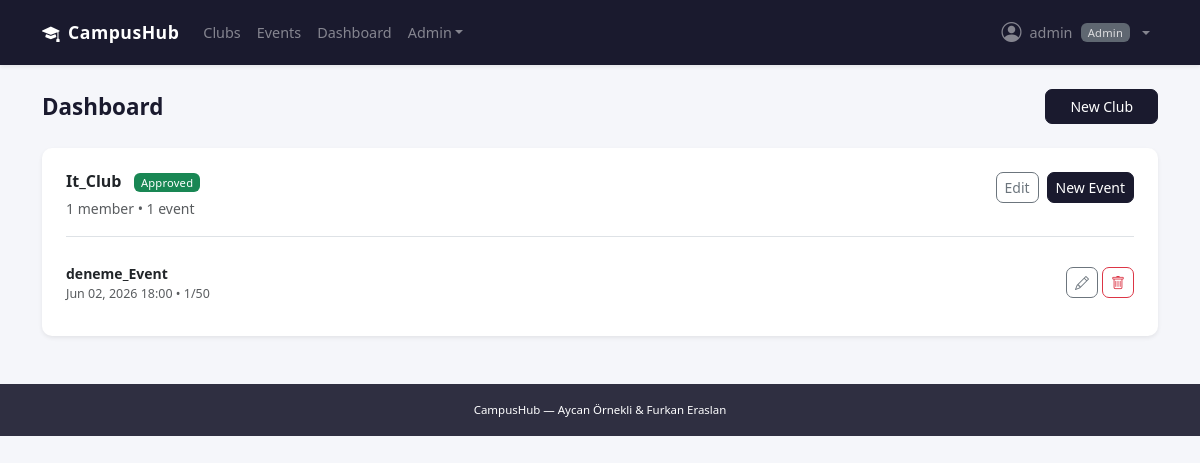
The app's page /clubs/dashboard/ (signed in) with its own data.
### users/models.py (models this page shows, shortened)
class CustomUser(AbstractUser):
    ROLE_CHOICES = [
        ('student', 'Student'),
        ('club_manager', 'Club Manager'),
        ('admin', 'Admin'),
    ]
    role = models.CharField(max_length=20, choices=ROLE_CHOICES, default='student')
    bio = models.TextField(blank=True)
    profile_picture = models.ImageField(upload_to='profile_pics/', blank=True, null=True)
    student_id = models.CharField(max_length=20, blank=True)
    def is_club_manager(self):
        return self.role == 'club_manager'
    def is_admin(self):
        return self.role == 'admin' or self.is_superuser

### clubs/models.py (models this page shows, shortened)
class Club(models.Model):
    STATUS_CHOICES = [
        ('pending', 'Pending Approval'),
        ('approved', 'Approved'),
        ('rejected', 'Rejected'),
    ]
    name = models.CharField(max_length=200, unique=True)
    description = models.TextField()
    logo = models.ImageField(upload_to='club_logos/', blank=True, null=True)
    manager = models.ForeignKey(
        settings.AUTH_USER_MODEL,
        on_delete=models.CASCADE,
        related_name='managed_clubs'
    )
    members = models.ManyToManyField(
        settings.AUTH_USER_MODEL,
        related_name='joined_clubs',
        blank=True
    )
    status = models.CharField(max_length=20, choices=STATUS_CHOICES, default='pending')
    created_at = models.DateTimeField(auto_now_add=True)
    updated_at = models.DateTimeField(auto_now=True)
    class Meta:
        ordering = ['-created_at']
    def member_count(self):
        return self.members.count()

### events/models.py (models this page shows, shortened)
class Event(models.Model):
    title = models.CharField(max_length=200)
    description = models.TextField()
    club = models.ForeignKey(Club, on_delete=models.CASCADE, related_name='events')
    created_by = models.ForeignKey(
        settings.AUTH_USER_MODEL,
        on_delete=models.CASCADE,
        related_name='created_events'
    )
    location = models.CharField(max_length=300)
    date = models.DateTimeField()
    max_participants = models.PositiveIntegerField(default=50)
    created_at = models.DateTimeField(auto_now_add=True)
    updated_at = models.DateTimeField(auto_now=True)
    class Meta:
        ordering = ['date']
    def participant_count(self):
        return self.registrations.count()

### clubs/views.py (the view)
# urls.py: path('dashboard/', views.manager_dashboard, name='manager_dashboard'),
@login_required
def manager_dashboard(request):
    if not (request.user.is_club_manager() or request.user.is_admin()):
        return HttpResponseForbidden("Access denied.")
    if request.user.is_admin():
        clubs = Club.objects.all()
    else:
        clubs = Club.objects.filter(manager=request.user)
    return render(request, 'clubs/manager_dashboard.html', {'clubs': clubs})

### templates/clubs/manager_dashboard.html (shortened to what this page needs)
{% extends 'base.html' %}
{% block content %}
<div class="d-flex justify-content-between align-items-center mb-4">
  <span class="page-title">Dashboard</span>
  <a href="{% url 'club_create' %}" class="btn btn-primary px-4">New Club</a>
</div>
{% for club in clubs %}
<div class="card shadow-sm border-0 mb-4">
  <div class="card-body p-4">
    <div class="d-flex justify-content-between align-items-start mb-3">
      <div>
        <h6 class="fw-semibold mb-1">
          {{ club.name }}
          <span class="badge ms-2 {% if club.status == 'approved' %}bg-success{% elif club.status == 'pending' %}bg-warning text-dark{% else %}bg-danger{% endif %}" style="font-size:0.7rem;">
            {{ club.get_status_display }}
          </span>
        </h6>
        <span class="text-muted small">{{ club.member_count }} member{{ club.member_count|pluralize }} &bull; {{ club.events.count }} event{{ club.events.count|pluralize }}</span>
      </div>
      <div class="d-flex gap-2">
        <a href="{% url 'club_edit' club.pk %}" class="btn btn-sm btn-outline-secondary">Edit</a>
        <a href="{% url 'event_create' %}" class="btn btn-sm btn-primary">New Event</a>
      </div>
    </div>
    {% if club.events.all %}
    <div class="border-top pt-3">
      {% for event in club.events.all %}
      <div class="d-flex justify-content-between align-items-center py-2 {% if not forloop.last %}border-bottom{% endif %}">
        <div>
          <a href="{% url 'event_detail' event.pk %}" class="text-decoration-none text-dark fw-semibold small">{{ event.title }}</a>
          <div class="text-muted" style="font-size:0.78rem;">{{ event.date|date:"M d, Y H:i" }} &bull; {{ event.participant_count }}/{{ event.max_participants }}</div>
        </div>
        <div class="d-flex gap-1">
          <a href="{% url 'event_edit' event.pk %}" class="btn btn-sm btn-outline-secondary py-1 px-2"><i class="bi bi-pencil"></i></a>
          <a href="{% url 'event_delete' event.pk %}" class="btn btn-sm btn-outline-danger py-1 px-2"><i class="bi bi-trash"></i></a>
        </div>
      </div>
      {% endfor %}
    </div>
    {% else %}
    <p class="text-muted small mt-2 mb-0">No events yet. <a href="{% url 'event_create' %}" class="text-decoration-none">Create one.</a></p>
    {% endif %}
  </div>
</div>
{% endfor %}
{% endblock %}

### templates/base.html (shortened to what this page needs)
<!DOCTYPE html>
<html lang="en">
<head>
  <link href="https://cdn.jsdelivr.net/npm/bootstrap@5.3.0/dist/css/bootstrap.min.css" rel="stylesheet">
  <link href="https://cdn.jsdelivr.net/npm/bootstrap-icons@1.11.0/font/bootstrap-icons.css" rel="stylesheet">
  {% load static %}
  <link rel="stylesheet" href="{% static 'css/style.css' %}">
</head>
<body>
<nav class="navbar navbar-expand-lg navbar-dark shadow-sm">
  <div class="container">
    <a class="navbar-brand fw-bold" href="{% url 'home' %}">
      <i class="bi bi-mortarboard-fill me-2"></i>CampusHub
    </a>
    <div class="collapse navbar-collapse" id="navbarNav">
      <ul class="navbar-nav me-auto">
        <li class="nav-item">
          <a class="nav-link" href="{% url 'club_list' %}">Clubs</a>
        </li>
        <li class="nav-item">
          <a class="nav-link" href="{% url 'event_list' %}">Events</a>
        </li>
        {% if user.is_authenticated %}
          {% if user.role == 'club_manager' or user.role == 'admin' %}
          <li class="nav-item">
            <a class="nav-link" href="{% url 'manager_dashboard' %}">Dashboard</a>
          </li>
          {% endif %}
          {% if user.role == 'admin' or user.is_superuser %}
          <li class="nav-item dropdown">
            <a class="nav-link dropdown-toggle" href="#" data-bs-toggle="dropdown">Admin</a>
          </li>
          {% endif %}
        {% endif %}
      </ul>
      <ul class="navbar-nav">
        {% if user.is_authenticated %}
        <li class="nav-item dropdown">
          <a class="nav-link dropdown-toggle d-flex align-items-center gap-2" href="#" data-bs-toggle="dropdown">
            {% if user.profile_picture %}
              <img src="{{ user.profile_picture.url }}" class="rounded-circle" width="26" height="26" style="object-fit:cover;">
            {% else %}
              <i class="bi bi-person-circle fs-5"></i>
            {% endif %}
            <span>{{ user.first_name|default:user.username }}</span>
            <span class="badge bg-secondary" style="font-size:0.7rem;">{{ user.get_role_display }}</span>
          </a>
        </li>
        {% endif %}
      </ul>
    </div>
  </div>
</nav>
<div class="container my-4">
  {% block content %}{% endblock %}
</div>
<footer class="text-white text-center py-3 mt-5">
  <div class="container">
    <small>CampusHub &mdash; Aycan Örnekli &amp; Furkan Eraslan</small>
  </div>
</footer>
</body>
</html>

### static/css/style.css (style rules this page uses)
body { font-family: 'Segoe UI', system-ui, -apple-system, sans-serif; color: #1a1a2e; background-color: #f5f6fa; }
.navbar { padding: 0.6rem 0; background-color: #1a1a2e !important; }
.navbar-brand { letter-spacing: 0.5px; font-size: 1.1rem; }
.nav-link { font-weight: 500; font-size: 0.9rem; opacity: 0.85; }
.card { border-radius: 10px; transition: box-shadow 0.18s ease; }
.btn { font-size: 0.875rem; font-weight: 500; border-radius: 7px; }
.btn-primary { background-color: #1a1a2e; border-color: #1a1a2e; }
.badge { font-weight: 500; letter-spacing: 0.2px; }
footer { background-color: #1a1a2e !important; font-size: 0.82rem; opacity: 0.9; }
.page-title { font-size: 1.4rem; font-weight: 600; color: #1a1a2e; }

### records on screen
CustomUser: first_name "admin", role "Admin"
Club: name "It_Club", status "Approved", member_count "1", events.count "1"
Event: title "deneme_Event", date "Jun 02, 2026 18:00", participant_count "1", max_participants "50"
